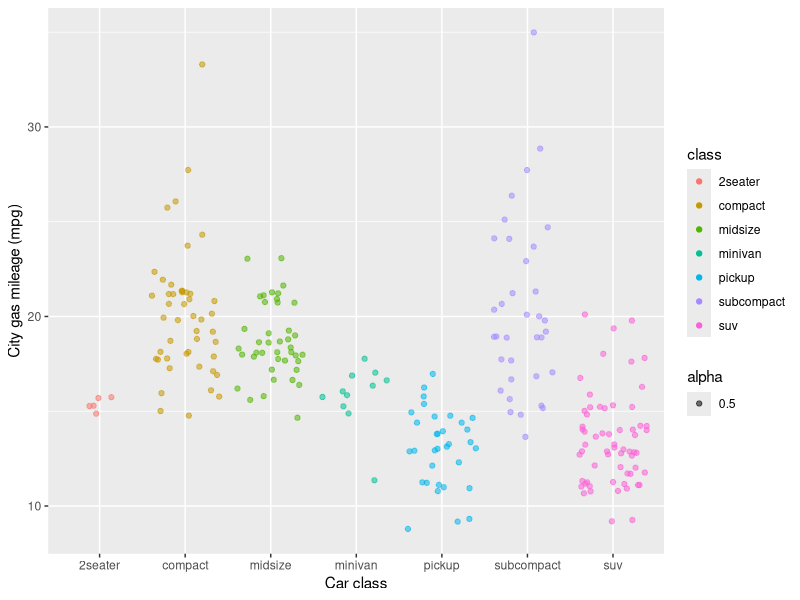

Write the R code that produced this figure.
## ---- chunk 1
knitr::opts_chunk$set(echo = TRUE)
library(tidyverse)
## ---- chunk 2
ggplot(data = mpg, aes(x = class, y = cty)) +
  geom_jitter(aes(color = class, alpha = 0.5)) +
  labs(x = "Car class", y = "City gas mileage (mpg)")
